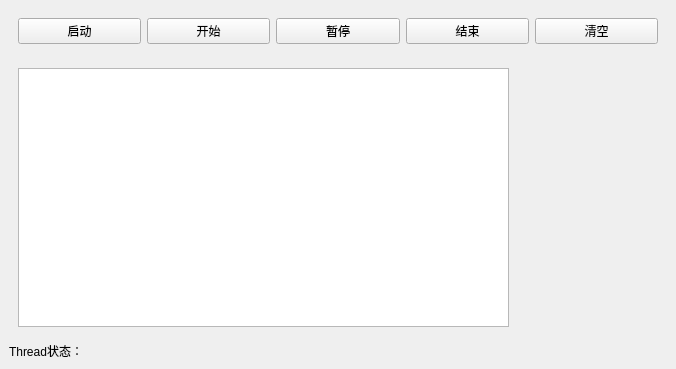
<?xml version="1.0" encoding="UTF-8"?>
<ui version="4.0">
 <class>MainWindow</class>
 <widget class="QMainWindow" name="MainWindow">
  <property name="geometry">
   <rect>
    <x>0</x>
    <y>0</y>
    <width>676</width>
    <height>369</height>
   </rect>
  </property>
  <property name="windowTitle">
   <string>MainWindow</string>
  </property>
  <widget class="QWidget" name="centralwidget">
   <layout class="QVBoxLayout" name="verticalLayout">
    <item>
     <widget class="QWidget" name="widget" native="true">
      <layout class="QHBoxLayout" name="horizontalLayout">
       <item>
        <widget class="QPushButton" name="btnRun">
         <property name="text">
          <string>启动</string>
         </property>
        </widget>
       </item>
       <item>
        <widget class="QPushButton" name="btnStart">
         <property name="text">
          <string>开始</string>
         </property>
        </widget>
       </item>
       <item>
        <widget class="QPushButton" name="btnPause">
         <property name="text">
          <string>暂停</string>
         </property>
        </widget>
       </item>
       <item>
        <widget class="QPushButton" name="btnEnd">
         <property name="text">
          <string>结束</string>
         </property>
        </widget>
       </item>
       <item>
        <widget class="QPushButton" name="btnClear">
         <property name="text">
          <string>清空</string>
         </property>
        </widget>
       </item>
      </layout>
     </widget>
    </item>
    <item>
     <widget class="QWidget" name="widget_2" native="true">
      <layout class="QHBoxLayout" name="horizontalLayout_2">
       <item>
        <widget class="QPlainTextEdit" name="plainTextEdit"/>
       </item>
       <item>
        <widget class="QLabel" name="labelPic">
         <property name="minimumSize">
          <size>
           <width>143</width>
           <height>143</height>
          </size>
         </property>
         <property name="maximumSize">
          <size>
           <width>143</width>
           <height>143</height>
          </size>
         </property>
         <property name="text">
          <string/>
         </property>
         <property name="pixmap">
          <pixmap resource="res.qrc">:/images/images/d3.jpg</pixmap>
         </property>
        </widget>
       </item>
      </layout>
     </widget>
    </item>
    <item>
     <widget class="QLabel" name="labelThreadStatus">
      <property name="text">
       <string>Thread状态：</string>
      </property>
     </widget>
    </item>
   </layout>
  </widget>
 </widget>
 <resources>
  <include location="res.qrc"/>
 </resources>
 <connections/>
</ui>
